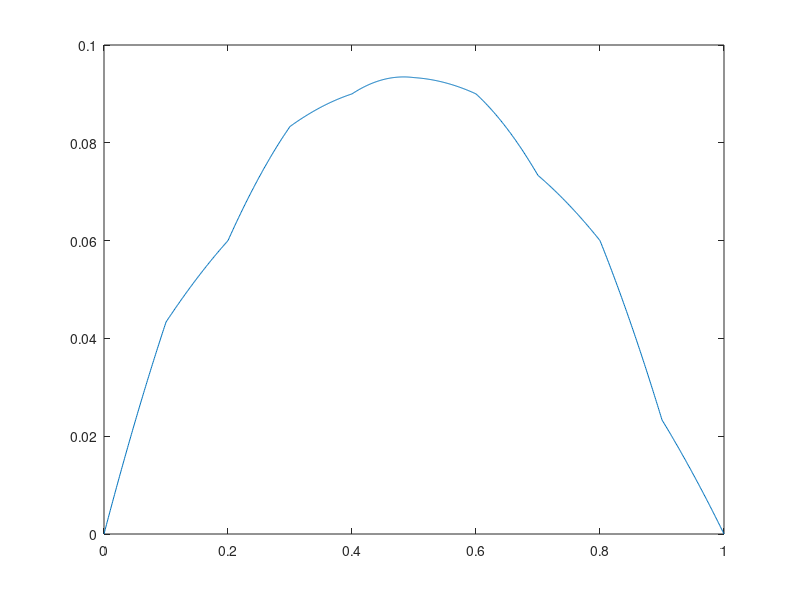

This figure's MATLAB source:
M = 10; % pocet podoblasti
k=ones(M,1); k(2:2:end)=2; % materialove konstanty na podoblastech
h=1/M; % delka podoblasti

A = zeros(2*M); % matice soustavy
b = zeros(2*M,1); % vektor prave strany
% prvni rovnice soustavy (Dirichletova podminka u(0)=0):
A(1,1)=1;
for m=1:M-1 % M-1 rovnic pro podm. prechodu (ze spojitosti stavove funkce):
    A(m+1,m)=1;
    A(m+1,m+1)=-1;
    A(m+1,M+m)=m*h/k(m);
    A(m+1,M+m+1)=-m*h/k(m+1);
    b(m+1)=-m*m*h*h/2/k(m+1) + m*m*h*h/2/k(m);
end
for m=1:M-1 % M-1 rovnic pro podm. prechodu (ze spojitosti tokove funkce):
    A(M+m,M+m)=1;
    A(M+m,M+m+1)=-1;
end
% posledni rovnice soustavy (Dirichletova podminka u(1)=0)
A(end,M)=1; A(end,end)=M*h/k(M); b(end)=M*M*h*h/2/k(M);

% reseni soustavy a extrakce konstant d1,...,dM,c1,...,cM:
const = A\b;
d = const(1:M);
c = const(M+1:end);

% vykresleni na jemne siti:
u = @(x,k,c,d)-x.^2/2/k + c*x/k + d;
steps=100;
xx = linspace(0,1,M*steps);
yy = zeros(M*steps,1);
for m=1:M
    idx = (m-1)*steps+1 : m*steps;
    yy(idx) = u(xx(idx),k(m),c(m),d(m));
end
plot(xx,yy)